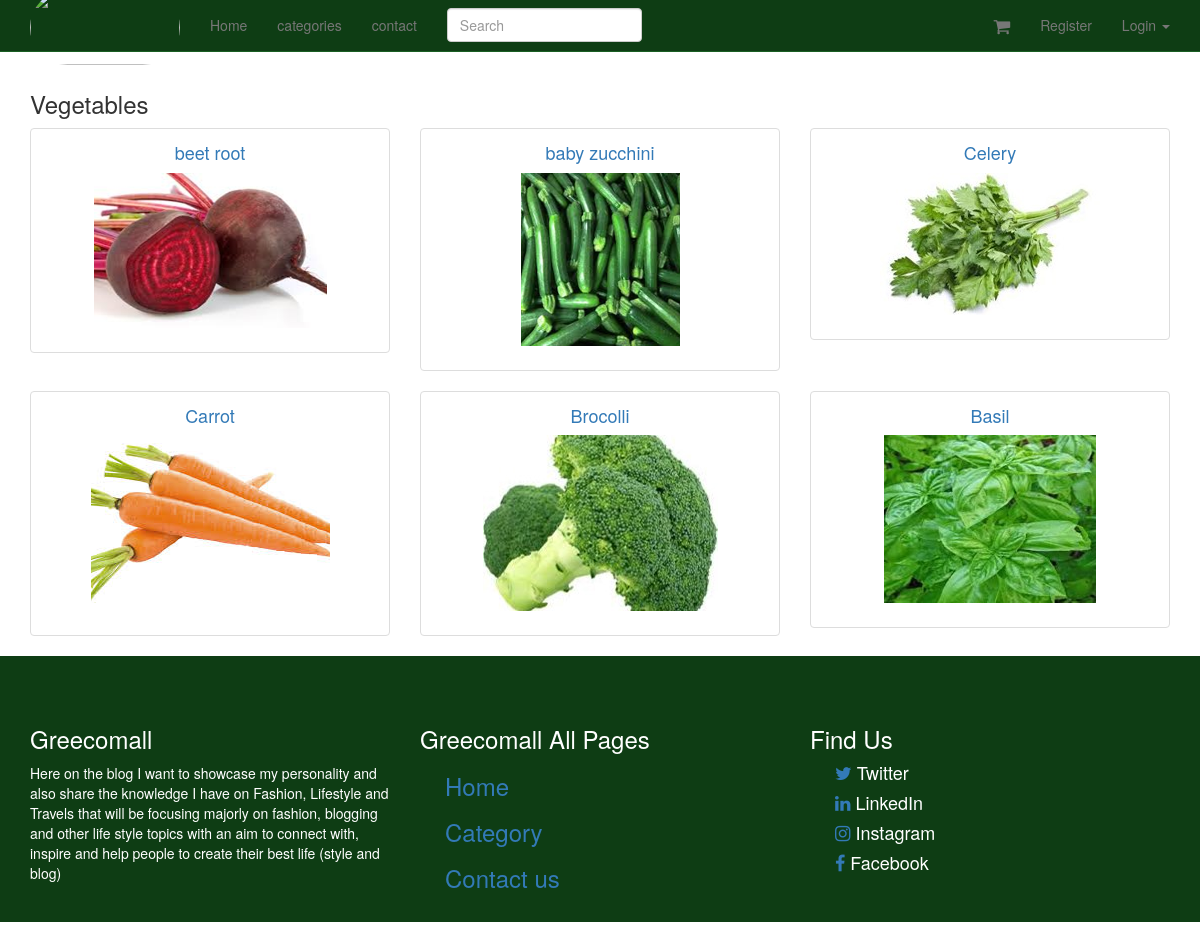
/category/vegetables/, run on the app's committed database.
### product/models.py (models this page shows, shortened)
class Category(models.Model):
	title = models.CharField(max_length=120, unique=True)
	slug = models.SlugField(unique=True)
	description = models.TextField(null=True, blank=True)
	active = models.BooleanField(default=True)
	timestamp = models.DateTimeField(auto_now_add=True, auto_now=False)
	def __unicode__(self):
		return self.title

class Product(models.Model):
	title = models.CharField(max_length=120)
	description = models.TextField(blank=True, null=True)
	price = models.DecimalField(decimal_places=2, max_digits=20)
	active = models.BooleanField(default=True)
	categories = models.ManyToManyField('Category', blank=True)
	default = models.ForeignKey('Category', related_name='default_category', null=True, blank=True)
	objects = ProductManager()
	class Meta:
		ordering = ["-title"]
	def get_absolute_url(self):
		return reverse("product_detail", kwargs={"pk": self.pk})
	def get_image_url(self):
		img = self.productimage_set.first()
		if img:
			return img.image.url
		return img #None

class ProductImage(models.Model):
	product = models.ForeignKey(Product)
	image = models.ImageField(upload_to=image_upload_to)

### product/views.py (the view)
class CategoryDetailView(DetailView):
	model = Category

### product/models.py (called while the page is built)
	def active(self):
		return self.filter(active=True)

	def get_queryset(self):
		return ProductQuerySet(self.model, using=self._db)

	def all(self, *args, **kwargs):
		return self.get_queryset().active()

### templates/product/category_detail.html (shortened to what this page needs)
{% extends "base.html" %}
 {% block content %}
<h3>{{ object }}</h3>
<div class='row'>
     {% for product in object.product_set.all %}
            <div class='col-xs-4'>
                 {% include "product/product_thumbnail.html" with product=product price=true %}
                </div>
                {% cycle '' '' '</div><div class="row">' %}
                {% endfor %}
                {% endblock %}

### templates/product/product_thumbnail.html
<div class="thumbnail text-center">
    <h4>
        <a href='{{ product.get_absolute_url }}'>{{ product.title }}</a>
    </h4>
    {% if product.get_image_url %}
    <a href='{{ product.get_absolute_url }}'>
        <img id='img' class='img-responsive' src='{{ product.get_image_url }}' />
    </a>
    <br/> {% endif %} {% if price == "True" %} {{ product.variation_set.first.get_html_price }} {% endif %}
</div>

### static-storage/css/navbar-static-top.css (style rules this page uses)
body { min-height: 1000px; }

### data on the page
Category: title "Vegetables"
Product: title "beet root", get_image_url (picture)
Product: title "baby zucchini", get_image_url (picture)
Product: title "Celery", get_image_url (picture)
Product: title "Carrot", get_image_url (picture)
Product: title "Brocolli", get_image_url (picture)
Product: title "Basil", get_image_url (picture)
